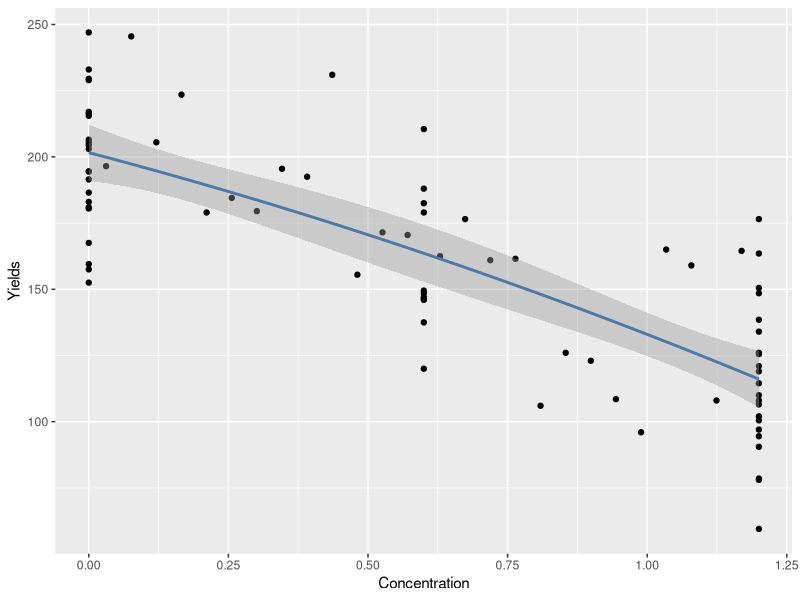
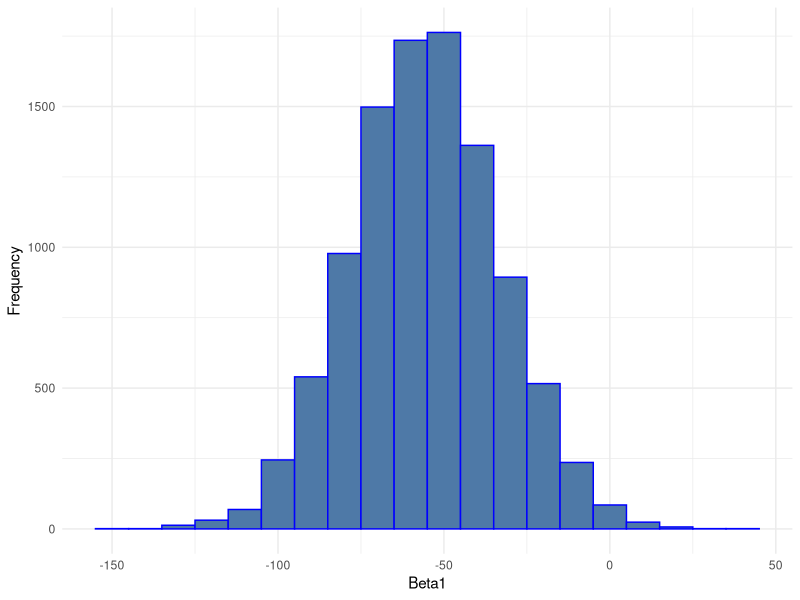

The R source for these figures, in order:
## ---- chunk 1
knitr::opts_chunk$set(echo = TRUE,warning = FALSE, message = FALSE)
## ---- chunk 2
library(ggplot2)
library(knitr)
library(boot)
## ---- chunk 3
data <- read.csv("kresseertrag.dat",header=FALSE,sep = "")
colnames(data) <- c("Number","Fertilizer","Yield")
data <- as.data.frame(data)

#a
modelA <- lm(Yield~poly(Fertilizer,3,raw = TRUE),data = data)
summary(modelA)
## ---- chunk 4
#b
#remove a term
modelB <- lm(Yield~poly(Fertilizer,2,raw = TRUE),data = data)
#plot
ggplot(data, aes(x = Fertilizer, y = Yield)) +
  geom_point() +
  geom_smooth(method = "lm", formula = y ~ poly(x, 2, raw = TRUE), color = "#4E79A7") +
  labs( x = "Concentration", y = "Yields")


#coefficients with 95% confidence interval
CI <- confint(modelB,level = 0.95)
kable(CI,caption = "95% Confidence Interval of parameters")
## ---- chunk 5
#c bootstrap for beta1
bo <- 10000                         #bootstrasp replicates
bs <- numeric(bo)
set.seed(12345)
#save the results
for (i in 1:bo) {
  #sampling using indcies
  indices <- sample(1:nrow(data),size=nrow(data),replace = TRUE)
  bootstrapData <- data[indices,]
  model_bootstrap <- lm(Yield~poly(Fertilizer,2,raw = TRUE),data = bootstrapData)
  bs[i] <- coef(model_bootstrap)[2]
}

bs_data <- data.frame(bs)
#hist(bs)
ggplot(bs_data,aes(x=bs))+
  geom_histogram(binwidth = 10,fill="#4E79A7",color="blue")+
  theme_minimal()+
  labs(x="Beta1",y="Frequency")
bss <- sort(bs)
ci95 <- unname(c(bss[round(bo*0.025)],bss[round(bo*0.975)]))
cat("95% CI for beta 1 :",ci95,"\n")


## ---- chunk 6
#d bootstrap using boot package
beta1 <- function(data,i){
  model <- lm(Yield~poly(Fertilizer,2,raw = TRUE),subset=i,data = data)
  coef(model)[2]
}

cb <- boot(data,beta1,R=10000)
perc <- boot.ci(cb,type = "perc")
bca <- boot.ci(cb,type = "bca")
#cat("95% CI with percentile method :","\n")
#perc

#cat("95% CI with percentile method: ", perc$percent[4],  perc$percent[5], "\n")
#cat("95% CI with bca method: ", bca$bca[4], bca$bca[5], "\n")

## ---- chunk 7
 result <- c(CI[2,],95.3744,ci95,87.0976,perc$percent[4],perc$percent[5],87.3948,bca$bca[4],bca$bca[5],87.7167)
 result_mt <- matrix(result,byrow = TRUE,ncol=3)
 rownames(result_mt) <- c("lm","bootstrap","boot_percentile","boot_BCa")
 colnames(result_mt) <- c("Lower Bound","Upper Bound","Interval Width") 
 kable(result_mt,caption = "95% Confidence Interval of different methods")

